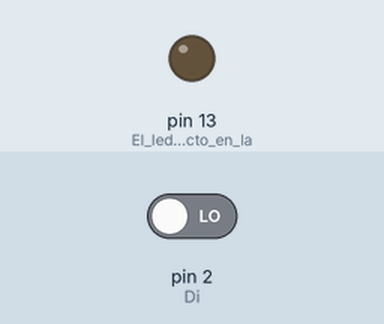
Simulated run of this sketch. Board: Arduino Uno, built with avr-gcc and run on an emulated ATmega328P. On the bench: output pins drawn as LEDs (lit = HIGH). The test bench sets the inputs (shaded band); at power-on: pin 2 (Di) LOW.

Above: at 1.2 s.
1.3 s: pin 2 (Di) driven HIGH
At 2.5 s:
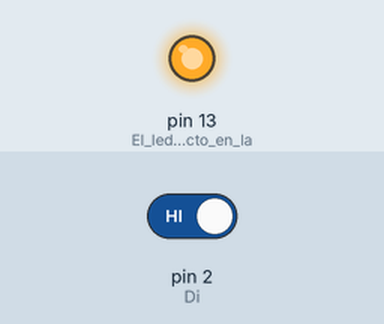
2.8 s: pin 2 (Di) driven LOW
At 3.8 s:
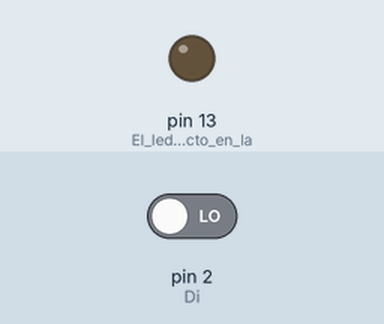
Timing chart, 0 to 5.8 s (numbered marks = the images above; inputs shaded):
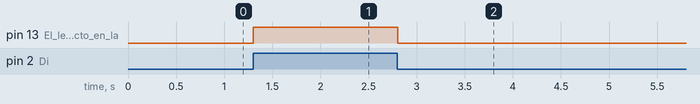

The sketch:

Microfono.ino
```cpp
/*
 Conexiones del sensor:
 La salida digital al pin 2
 La salida analógica a A0
*/

int Di = 2;

void setup () {
  pinMode(Di, INPUT); // pin Digital 2 (recuerden que por defecto todos son input, asi que es redundante esto)
  pinMode(LED_BUILTIN, OUTPUT); // El led por defecto en la placa
}

void loop () {
  if (digitalRead(Di) == 1){
    digitalWrite(LED_BUILTIN, HIGH);
    }else{
    digitalWrite(LED_BUILTIN, LOW);
    }
  delay(10);
}
```

Measured:
- after the input at 1.3 s, pin 13 (El_led_por_defecto_en_la): LOW → HIGH at once
- after the input at 2.8 s, pin 13 (El_led_por_defecto_en_la): HIGH → LOW at once
